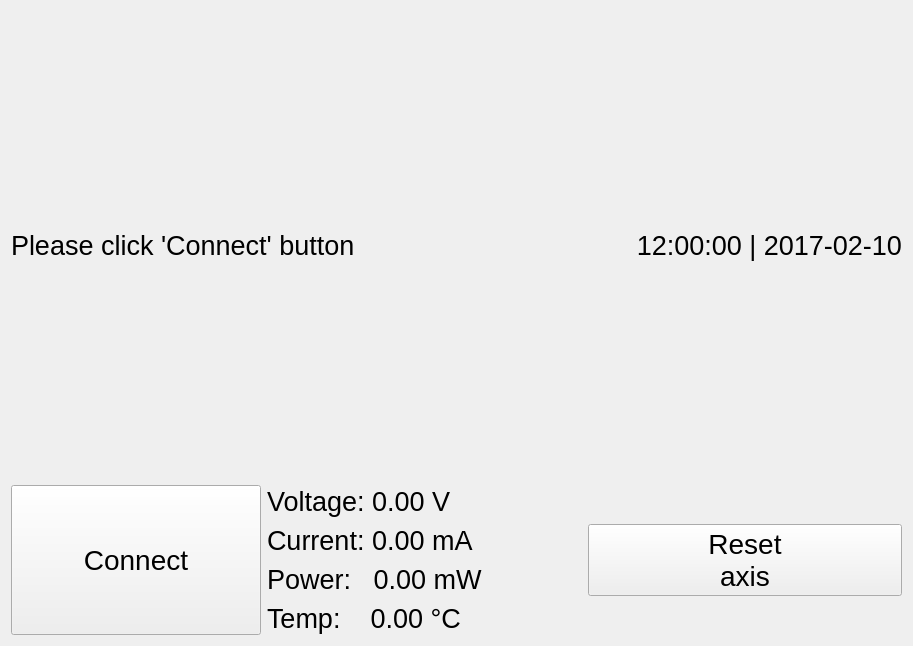
<?xml version="1.0" encoding="UTF-8"?>
<ui version="4.0">
 <class>MainWindow</class>
 <widget class="QMainWindow" name="MainWindow">
  <property name="geometry">
   <rect>
    <x>0</x>
    <y>0</y>
    <width>913</width>
    <height>646</height>
   </rect>
  </property>
  <property name="font">
   <font>
    <pointsize>20</pointsize>
   </font>
  </property>
  <property name="windowTitle">
   <string>DataLogger</string>
  </property>
  <widget class="QWidget" name="centralWidget">
   <layout class="QGridLayout" name="gridLayout">
    <item row="0" column="0">
     <layout class="QVBoxLayout" name="verticalLayout_2">
      <item>
       <layout class="QHBoxLayout" name="horizontalLayout_8">
        <item>
         <layout class="QGridLayout" name="gridLayout_2">
          <item row="0" column="0">
           <widget class="QLabel" name="tcp_status_label">
            <property name="minimumSize">
             <size>
              <width>0</width>
              <height>0</height>
             </size>
            </property>
            <property name="maximumSize">
             <size>
              <width>16777215</width>
              <height>16777215</height>
             </size>
            </property>
            <property name="text">
             <string>Please click 'Connect' button</string>
            </property>
           </widget>
          </item>
          <item row="0" column="1">
           <widget class="QLabel" name="dateTimeLbl">
            <property name="minimumSize">
             <size>
              <width>0</width>
              <height>0</height>
             </size>
            </property>
            <property name="maximumSize">
             <size>
              <width>16777215</width>
              <height>16777215</height>
             </size>
            </property>
            <property name="text">
             <string>12:00:00 | 2017-02-10</string>
            </property>
            <property name="alignment">
             <set>Qt::AlignRight|Qt::AlignTrailing|Qt::AlignVCenter</set>
            </property>
           </widget>
          </item>
         </layout>
        </item>
       </layout>
      </item>
      <item>
       <layout class="QHBoxLayout" name="horizontalLayout_2">
        <item>
         <widget class="QToolButton" name="connectBtn">
          <property name="minimumSize">
           <size>
            <width>250</width>
            <height>150</height>
           </size>
          </property>
          <property name="font">
           <font>
            <pointsize>21</pointsize>
           </font>
          </property>
          <property name="text">
           <string>Connect</string>
          </property>
          <property name="checkable">
           <bool>true</bool>
          </property>
         </widget>
        </item>
        <item>
         <layout class="QVBoxLayout" name="verticalLayout_6">
          <item>
           <widget class="QLabel" name="voltageLbl">
            <property name="text">
             <string>Voltage: 0.00 V</string>
            </property>
           </widget>
          </item>
          <item>
           <widget class="QLabel" name="currentLbl">
            <property name="text">
             <string>Current: 0.00 mA</string>
            </property>
           </widget>
          </item>
          <item>
           <widget class="QLabel" name="powerLbl">
            <property name="text">
             <string>Power:   0.00 mW</string>
            </property>
           </widget>
          </item>
          <item>
           <widget class="QLabel" name="tempLbl">
            <property name="text">
             <string>Temp:    0.00 °C</string>
            </property>
           </widget>
          </item>
         </layout>
        </item>
        <item>
         <widget class="QPushButton" name="resetAxisBtn">
          <property name="minimumSize">
           <size>
            <width>0</width>
            <height>0</height>
           </size>
          </property>
          <property name="maximumSize">
           <size>
            <width>16777215</width>
            <height>16777215</height>
           </size>
          </property>
          <property name="font">
           <font>
            <pointsize>21</pointsize>
           </font>
          </property>
          <property name="text">
           <string>Reset
axis</string>
          </property>
         </widget>
        </item>
       </layout>
      </item>
     </layout>
    </item>
    <item row="1" column="0">
     <layout class="QGridLayout" name="layout">
      <property name="spacing">
       <number>0</number>
      </property>
     </layout>
    </item>
   </layout>
  </widget>
 </widget>
 <layoutdefault spacing="6" margin="11"/>
 <resources/>
 <connections/>
</ui>
